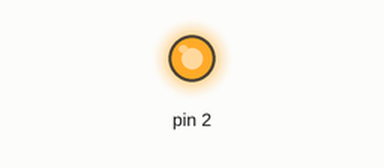
Recording of a sketch running on a simulated Arduino Uno, built with avr-gcc and run on an emulated ATmega328P. Shown: output pins drawn as LEDs (lit = HIGH).

Above: at 1.5 s.
At 4.5 s:
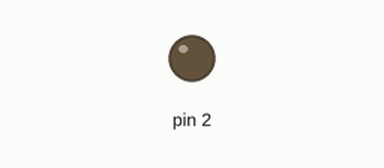
Timing chart, 0 to 7.8 s (numbered marks = the images above):
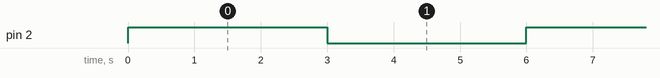

The sketch:

BlinkLED.ino
```cpp
// All Arduino programs must define at least the following two functions: setup() and loop()

// the setup() function runs exactly once when the Arduino starts up
void setup() {
    // tell the board that we will use digital pin 2 as an output
    pinMode(2, OUTPUT);
}

// the loop() function runs over and over again until you unplug or reprogram your Arduino!
void loop() {
    // digital pins are binary: they can only have two values: HIGH or LOW
    // set pin 2 to high
    digitalWrite(2, HIGH);

    // wait 3 seconds so that we can see the LED light up
    // the delay() function takes the amount of time *in milliseconds*
    delay(3000);

    // set pin 2 to low
    digitalWrite(2, LOW);

    // wait 3 seconds so that we can see the LED turn off
    delay(3000);

    // This BlinkLED.ino program is different from BlinkLED.py
    // in that it keeps blinking the LED forever instead of
    // just twice! See the comment above "void loop() {"
}


// This tutorial derived from
// https://www.arduino.cc/en/Tutorial/Blink
```

Measured:
- by itself, pin 2: alternates HIGH for 3.0 s and LOW for 3.0 s
